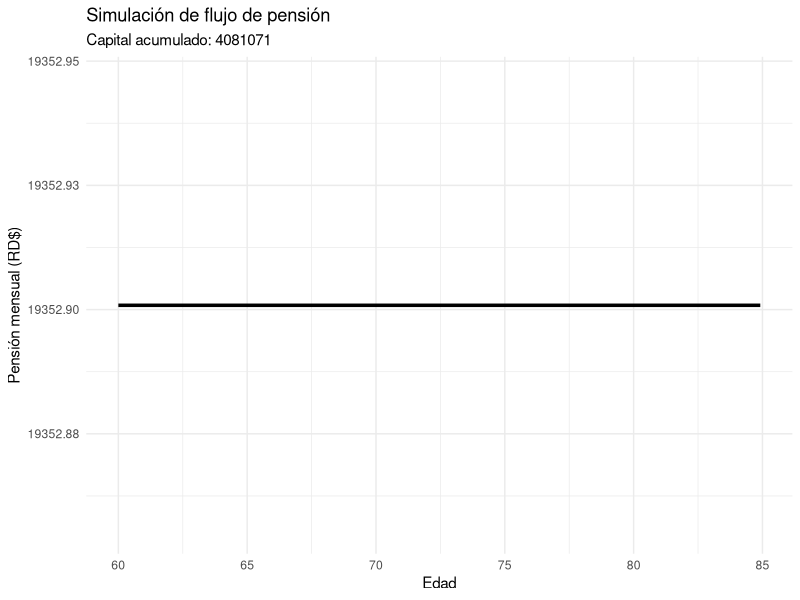

The R script that drew this image:
library(tidyverse)
rm(list=ls())
# ==============================
# 1. PARAMETROS DEL MODELO
# ==============================

edad_inicio <- 20
edad_retiro <- 60
edad_muerte <- 85

salario_inicial <- 30000          # salario mensual inicial RD$
crec_salario <- 0.02              # crecimiento real del salario
cotizacion <- 0.084               # porcentaje al fondo
rendimiento <- 0.04               # retorno real del fondo
tasa_tecnica <- 0.03              # tasa técnica
meses <- (edad_retiro - edad_inicio) * 12

# ==============================
# 2. SIMULACION DE VIDA LABORAL
# ==============================

edad <- rep(seq(edad_inicio, edad_retiro - 1/12, by = 1/12), length.out = meses)

salario <- salario_inicial * (1 + crec_salario)^(edad - edad_inicio)

aporte <- salario * cotizacion

fondo <- numeric(length(edad))

for(i in 2:length(fondo)){
  fondo[i] <- fondo[i-1]*(1+rendimiento/12) + aporte[i]
}

capital_final <- tail(fondo,1)

# ==============================
# 3. CALCULO DE PENSION
# ==============================

años_retiro <- edad_muerte - edad_retiro
n <- años_retiro * 12

anualidad <- sum(1/(1+tasa_tecnica/12)^(1:n))

pension_mensual <- capital_final / anualidad

# ==============================
# 4. FLUJO DE PENSION
# ==============================

edad_pension <- seq(edad_retiro, edad_muerte, by = 1/12)[1:n]

pension <- rep(pension_mensual, n)

df_pension <- data.frame(
  edad = edad_pension,
  pension = pension
)

# ==============================
# 5. GRAFICO
# ==============================

ggplot(df_pension, aes(x=edad, y=pension)) +
  geom_line(size=1.2) +
  labs(
    title="Simulación de flujo de pensión",
    subtitle=paste("Capital acumulado:", round(capital_final)),
    x="Edad",
    y="Pensión mensual (RD$)"
  ) +
  theme_minimal()
